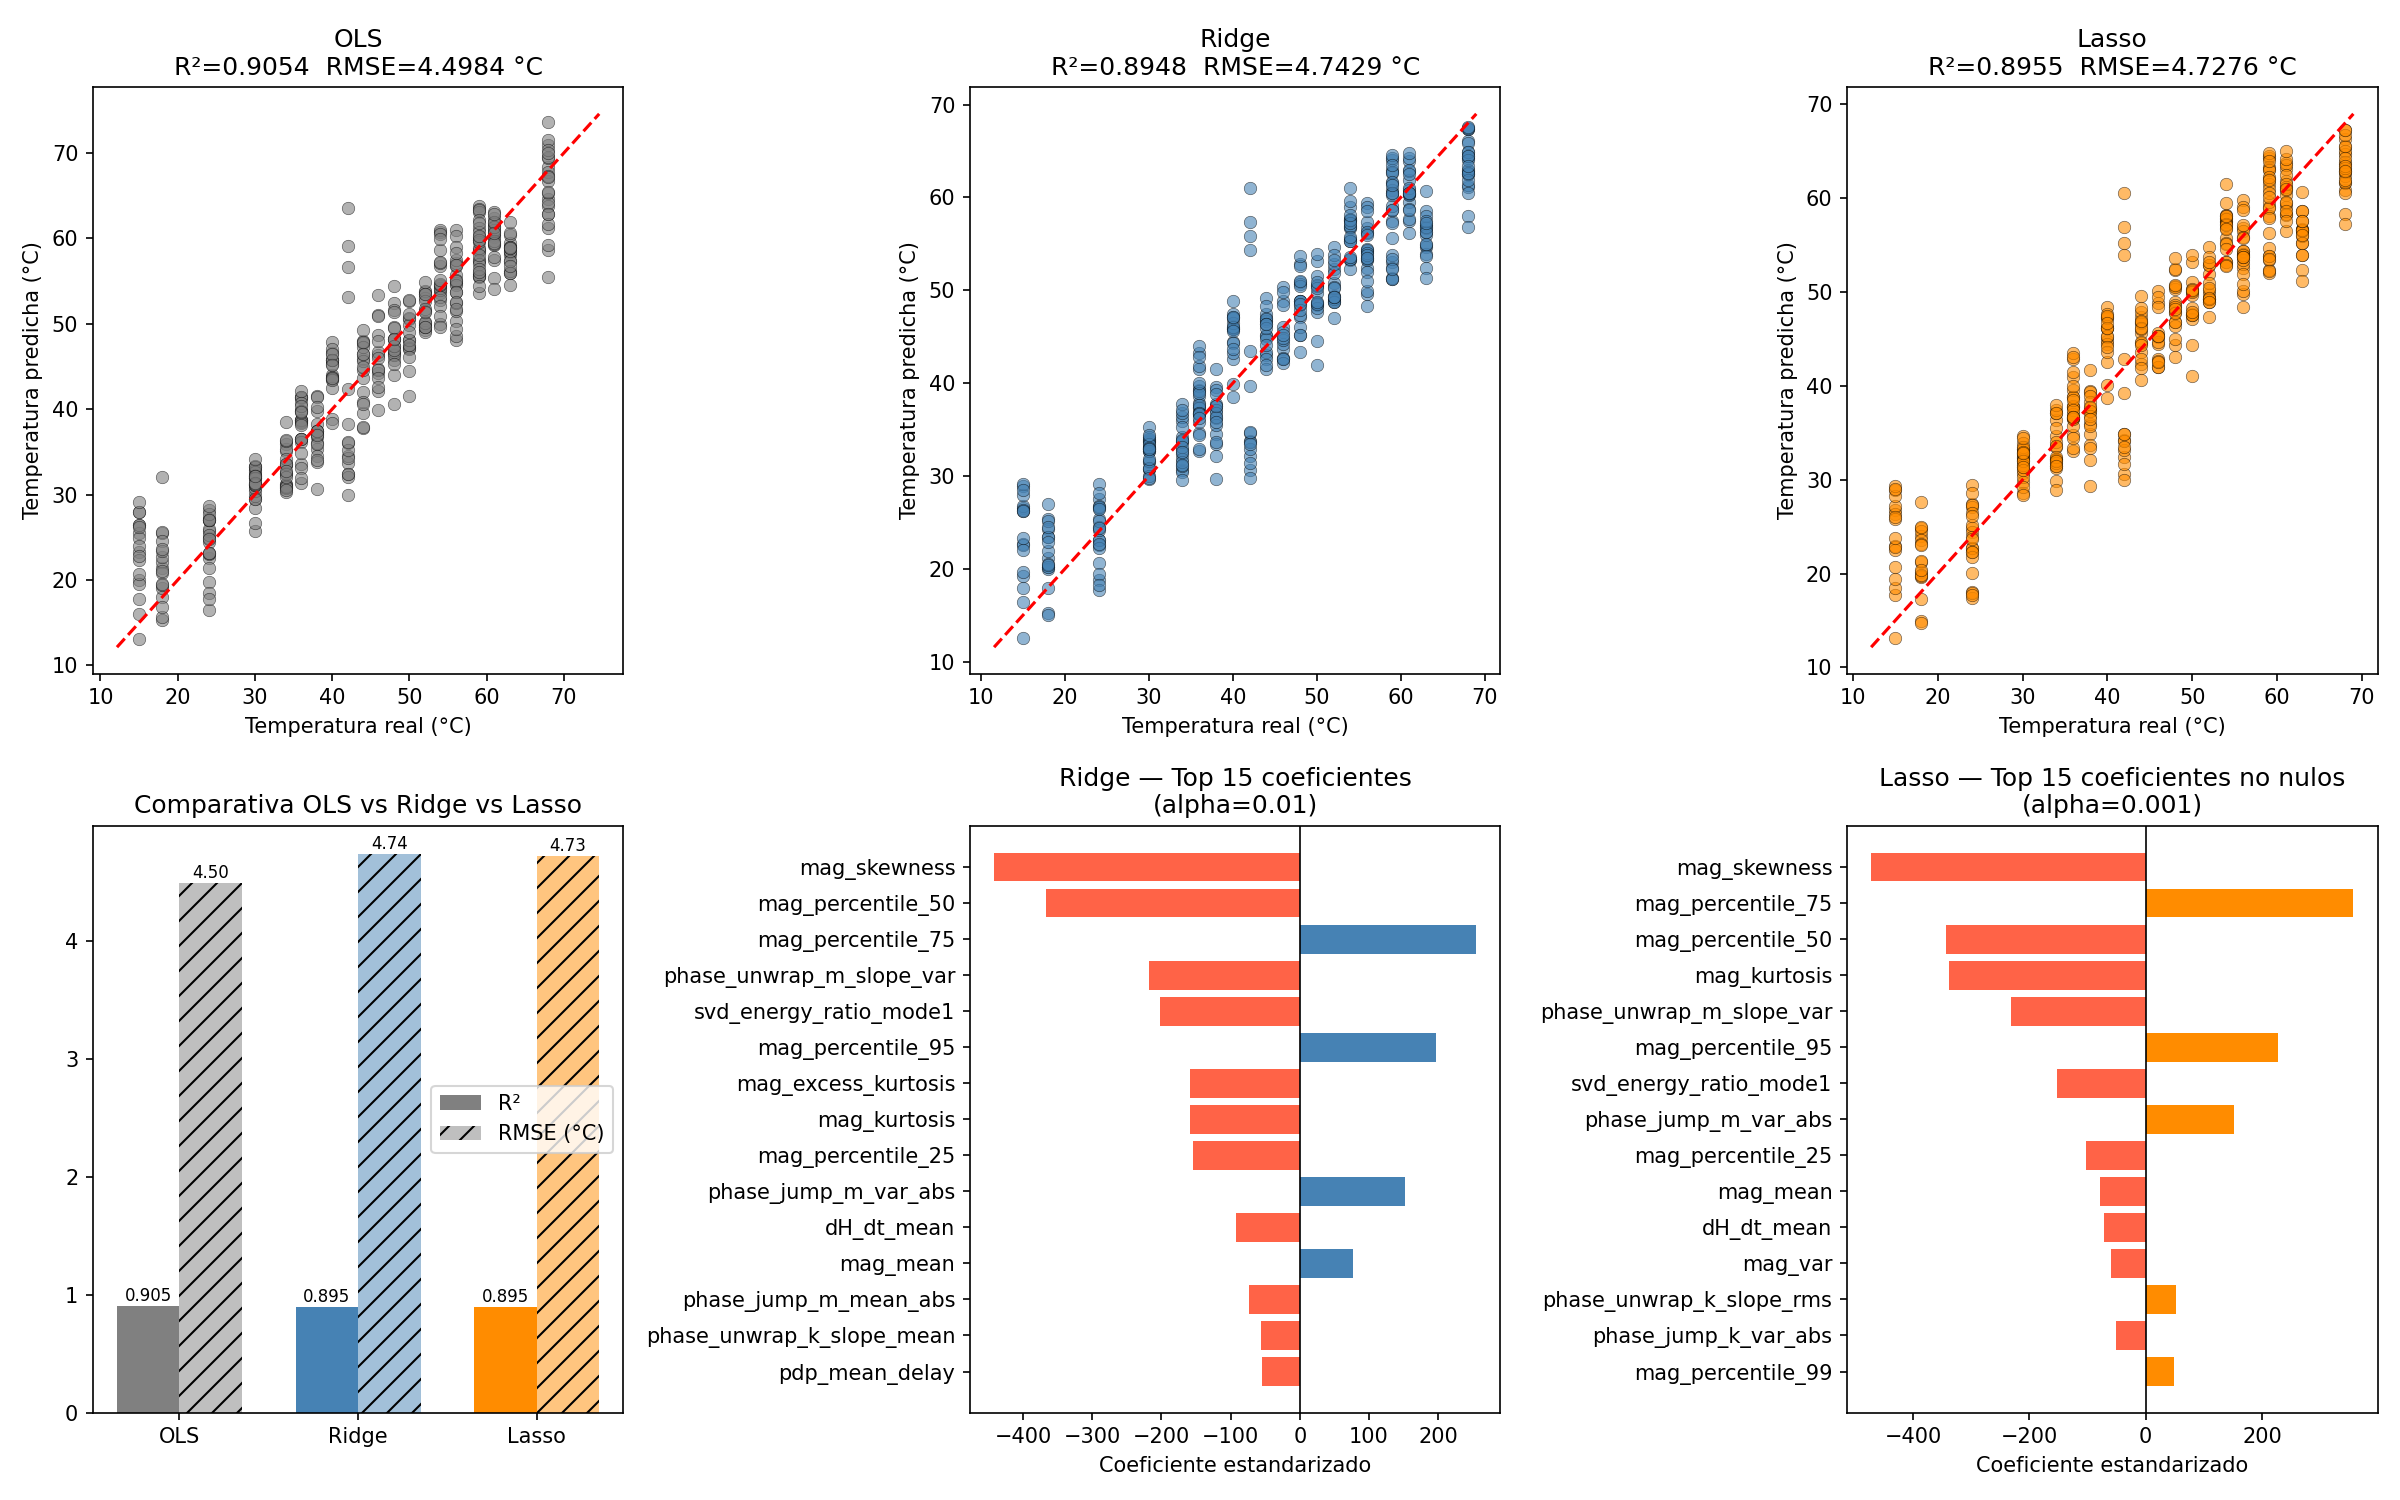

Write Python code to recreate this figure.
import warnings
import pandas as pd
import numpy as np
from sklearn.linear_model import LinearRegression, RidgeCV, LassoCV
from sklearn.model_selection import train_test_split
from sklearn.preprocessing import StandardScaler
from sklearn.metrics import mean_squared_error, r2_score
from sklearn.exceptions import ConvergenceWarning
import matplotlib.pyplot as plt

warnings.filterwarnings("ignore", category=ConvergenceWarning)

EXCEL_PATH = "features_temperatures.xlsx"
SHEET = "caracteristicas_H"

EXCLUDE_COLS = [
    "id", "sample_idx", "tx_path", "rx_path", "status",
    "N_subcarriers", "M_symbols", "num_valid", "valid_ratio",
]

# --- Carga y limpieza ---
df = pd.read_excel(EXCEL_PATH, sheet_name=SHEET)
df = df[pd.to_numeric(df["temperature"], errors="coerce").notna()].copy()
df["temperature"] = df["temperature"].astype(float)

feature_cols = [
    c for c in df.columns
    if c not in EXCLUDE_COLS + ["temperature"]
    and c is not None
    and not str(c).startswith("Unnamed")
]
df = df[["temperature"] + feature_cols].dropna()

X = df[feature_cols].values
y = df["temperature"].values

# --- Split y escalado ---
X_train, X_test, y_train, y_test = train_test_split(X, y, test_size=0.2, random_state=42)

scaler = StandardScaler()
X_train_sc = scaler.fit_transform(X_train)
X_test_sc = scaler.transform(X_test)

# --- Modelos ---
alphas_ridge = np.logspace(-2, 6, 200)
alphas_lasso = np.logspace(-3, 2, 100)

models = {
    "OLS":   LinearRegression(),
    "Ridge": RidgeCV(alphas=alphas_ridge, cv=5),
    "Lasso": LassoCV(alphas=alphas_lasso, cv=5, max_iter=100000, random_state=42),
}

results = {}
for name, m in models.items():
    m.fit(X_train_sc, y_train)
    y_pred = m.predict(X_test_sc)
    results[name] = {
        "model":  m,
        "y_pred": y_pred,
        "r2":     r2_score(y_test, y_pred),
        "rmse":   np.sqrt(mean_squared_error(y_test, y_pred)),
        "coef":   m.coef_,
    }

# --- Resumen de métricas ---
print(f"{'Modelo':<8}  {'R²':>8}  {'RMSE (°C)':>10}  {'Alpha':>12}  {'Features activas':>16}")
print("-" * 62)
for name, r in results.items():
    alpha_str = ""
    active = len(feature_cols)
    if hasattr(r["model"], "alpha_"):
        alpha_str = f"{r['model'].alpha_:.4g}"
    if name == "Lasso":
        active = int(np.sum(r["coef"] != 0))
    print(f"{name:<8}  {r['r2']:>8.4f}  {r['rmse']:>10.4f}  {alpha_str:>12}  {active:>16}")

# --- Coeficientes de Ridge y Lasso ---
for name in ("Ridge", "Lasso"):
    coef_df = pd.DataFrame({
        "feature":  feature_cols,
        "coef":     results[name]["coef"],
        "abs_coef": np.abs(results[name]["coef"]),
    }).sort_values("abs_coef", ascending=False)
    print(f"\nTop 15 coeficientes {name} (alpha={results[name]['model'].alpha_:.4g}):")
    print(coef_df.head(15).to_string(index=False))

if hasattr(results["Lasso"]["model"], "alpha_"):
    lasso_zero = int(np.sum(results["Lasso"]["coef"] == 0))
    print(f"\nLasso eliminó {lasso_zero}/{len(feature_cols)} features (coef = 0)")

# --- Figura ---
fig, axes = plt.subplots(2, 3, figsize=(16, 10))

colors_model = {"OLS": "gray", "Ridge": "steelblue", "Lasso": "darkorange"}

for col, name in enumerate(["OLS", "Ridge", "Lasso"]):
    r = results[name]
    ax = axes[0, col]
    ax.scatter(y_test, r["y_pred"], alpha=0.6, color=colors_model[name],
               edgecolors="k", linewidths=0.3)
    lims = [min(y_test.min(), r["y_pred"].min()) - 1,
            max(y_test.max(), r["y_pred"].max()) + 1]
    ax.plot(lims, lims, "r--", linewidth=1.5)
    ax.set_xlabel("Temperatura real (°C)")
    ax.set_ylabel("Temperatura predicha (°C)")
    ax.set_title(f"{name}\nR²={r['r2']:.4f}  RMSE={r['rmse']:.4f} °C")

# Top 15 coeficientes Ridge
coef_ridge = pd.DataFrame({"feature": feature_cols, "coef": results["Ridge"]["coef"],
                            "abs_coef": np.abs(results["Ridge"]["coef"])}).sort_values("abs_coef", ascending=False)
top15r = coef_ridge.head(15)
colors_r = ["steelblue" if c > 0 else "tomato" for c in top15r["coef"]]
axes[1, 1].barh(top15r["feature"][::-1], top15r["coef"][::-1], color=colors_r[::-1])
axes[1, 1].axvline(0, color="k", linewidth=0.8)
axes[1, 1].set_title(f"Ridge — Top 15 coeficientes\n(alpha={results['Ridge']['model'].alpha_:.4g})")
axes[1, 1].set_xlabel("Coeficiente estandarizado")

# Top 15 coeficientes Lasso (solo no nulos)
coef_lasso = pd.DataFrame({"feature": feature_cols, "coef": results["Lasso"]["coef"],
                            "abs_coef": np.abs(results["Lasso"]["coef"])})
coef_lasso_nz = coef_lasso[coef_lasso["coef"] != 0].sort_values("abs_coef", ascending=False)
top15l = coef_lasso_nz.head(15)
colors_l = ["darkorange" if c > 0 else "tomato" for c in top15l["coef"]]
axes[1, 2].barh(top15l["feature"][::-1], top15l["coef"][::-1], color=colors_l[::-1])
axes[1, 2].axvline(0, color="k", linewidth=0.8)
axes[1, 2].set_title(f"Lasso — Top 15 coeficientes no nulos\n(alpha={results['Lasso']['model'].alpha_:.4g})")
axes[1, 2].set_xlabel("Coeficiente estandarizado")

# Comparativa de métricas
ax_comp = axes[1, 0]
names = list(results.keys())
r2s  = [results[n]["r2"]   for n in names]
rmses = [results[n]["rmse"] for n in names]
x = np.arange(len(names))
w = 0.35
bars1 = ax_comp.bar(x - w/2, r2s,  w, label="R²",        color=["gray","steelblue","darkorange"])
bars2 = ax_comp.bar(x + w/2, rmses, w, label="RMSE (°C)", color=["gray","steelblue","darkorange"], alpha=0.5, hatch="//")
ax_comp.set_xticks(x)
ax_comp.set_xticklabels(names)
ax_comp.set_title("Comparativa OLS vs Ridge vs Lasso")
ax_comp.legend()
for bar in bars1:
    ax_comp.text(bar.get_x() + bar.get_width()/2, bar.get_height() + 0.01,
                 f"{bar.get_height():.3f}", ha="center", va="bottom", fontsize=8)
for bar in bars2:
    ax_comp.text(bar.get_x() + bar.get_width()/2, bar.get_height() + 0.01,
                 f"{bar.get_height():.2f}", ha="center", va="bottom", fontsize=8)

plt.tight_layout()
plt.savefig("regresion_temperatura.png", dpi=150)
plt.show()
print("\nFigura guardada en regresion_temperatura.png")
